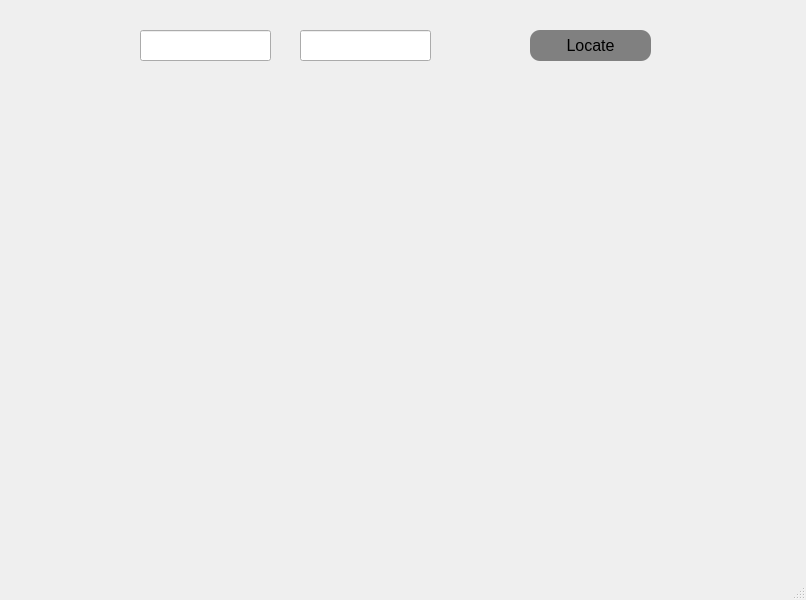
<?xml version="1.0" encoding="UTF-8"?>
<ui version="4.0">
 <class>MainWindow</class>
 <widget class="QMainWindow" name="MainWindow">
  <property name="geometry">
   <rect>
    <x>0</x>
    <y>0</y>
    <width>806</width>
    <height>600</height>
   </rect>
  </property>
  <property name="font">
   <font>
    <pointsize>12</pointsize>
   </font>
  </property>
  <property name="windowTitle">
   <string>MainWindow</string>
  </property>
  <widget class="QWidget" name="centralwidget">
   <widget class="QLineEdit" name="Source">
    <property name="geometry">
     <rect>
      <x>140</x>
      <y>30</y>
      <width>131</width>
      <height>31</height>
     </rect>
    </property>
   </widget>
   <widget class="QLineEdit" name="Destination1">
    <property name="geometry">
     <rect>
      <x>300</x>
      <y>30</y>
      <width>131</width>
      <height>31</height>
     </rect>
    </property>
   </widget>
   <widget class="QPushButton" name="Locate">
    <property name="geometry">
     <rect>
      <x>530</x>
      <y>30</y>
      <width>121</width>
      <height>31</height>
     </rect>
    </property>
    <property name="styleSheet">
     <string notr="true">background-color:gray;
border-style:outset;
border-radius:10px;</string>
    </property>
    <property name="text">
     <string>Locate</string>
    </property>
   </widget>
   <widget class="QWidget" name="verticalLayoutWidget">
    <property name="geometry">
     <rect>
      <x>0</x>
      <y>90</y>
      <width>391</width>
      <height>491</height>
     </rect>
    </property>
    <layout class="QVBoxLayout" name="verticalLayout"/>
   </widget>
   <widget class="QWidget" name="verticalLayoutWidget_2">
    <property name="geometry">
     <rect>
      <x>390</x>
      <y>90</y>
      <width>421</width>
      <height>491</height>
     </rect>
    </property>
    <layout class="QVBoxLayout" name="verticalLayout_2"/>
   </widget>
  </widget>
  <widget class="QStatusBar" name="statusbar"/>
 </widget>
 <resources/>
 <connections/>
</ui>
